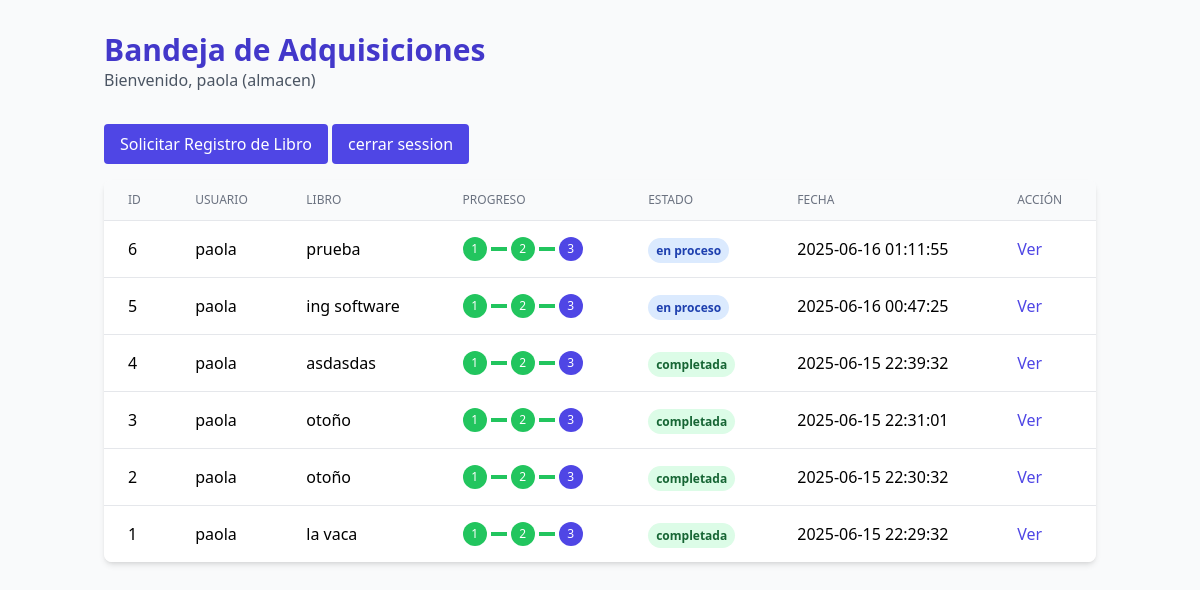
/flujo3/bandeja.php (signed in), run on the app's committed database.
### tables this page shows
CREATE TABLE `adquisiciones` (
  `id_adquisicion` int(11) NOT NULL,
  `id_libro` int(11) NOT NULL,
  `id_usuario` int(11) NOT NULL,
  `flujo` varchar(50) NOT NULL,
  `proceso` varchar(10) NOT NULL,
  `fecha` datetime DEFAULT current_timestamp(),
  `estado` enum('pendiente','en proceso','completada','cancelada') DEFAULT 'pendiente'
);

CREATE TABLE `usuarios` (
  `id` int(11) NOT NULL,
  `nombre` varchar(100) NOT NULL,
  `apellidos` varchar(100) NOT NULL,
  `correo` varchar(50) NOT NULL,
  `contrasena` varchar(255) NOT NULL,
  `rol` enum('usuario','bibliotecario','admin','almacen') NOT NULL DEFAULT 'usuario',
  `creado_en` timestamp NOT NULL DEFAULT current_timestamp()
);

CREATE TABLE `libros` (
  `id_libro` int(11) NOT NULL,
  `titulo` varchar(100) NOT NULL,
  `autor` varchar(100) NOT NULL,
  `disponible` tinyint(1) DEFAULT 1,
  `stock` int(11) NOT NULL DEFAULT 0
);

CREATE TABLE `flujo_proceso` (
  `flujo` varchar(3) NOT NULL,
  `proceso` varchar(3) NOT NULL,
  `siguiente` varchar(3) DEFAULT NULL,
  `pantalla` varchar(30) DEFAULT NULL,
  `rol` varchar(20) DEFAULT NULL
);

### flujo3/bandeja.php (the view, shortened to what this page needs)
<?php
include '../conexion.php';
$sql = "SELECT a.id_adquisicion, u.nombre AS unombre, l.titulo, a.flujo, a.proceso, a.fecha, a.estado
        FROM adquisiciones a
        LEFT JOIN usuarios u ON a.id_usuario = u.id
        LEFT JOIN libros l ON a.id_libro = l.id_libro
        ORDER BY a.estado, a.fecha DESC";
$resultado = mysqli_query($con, $sql);
?>
<!DOCTYPE html>
<html lang="es">
<head>
	<script src="https://cdn.tailwindcss.com"></script>
</head>
<body class="bg-gray-50">
	<div class="container mx-auto px-4 py-8">
		<header class="mb-8">
			<h1 class="text-3xl font-bold text-indigo-700">Bandeja de Adquisiciones</h1>
			<p class="text-gray-600">Bienvenido, <?php echo $_SESSION['nombre']; ?> (<?php echo $_SESSION['rol']; ?>)
			</p>
		</header>
		<a href="solicitar_registrar_libro.php"
			class="inline-block mb-4 px-4 py-2 bg-indigo-600 text-white rounded hover:bg-indigo-700">Solicitar
			Registro de Libro</a>
		<a href="../logout.php"
			class="inline-block mb-4 px-4 py-2 bg-indigo-600 text-white rounded hover:bg-indigo-700">cerrar session</a>
		<div class="bg-white rounded-lg shadow-md overflow-hidden">
			<table class="min-w-full divide-y divide-gray-200">
				<thead class="bg-gray-50">
					<tr>
						<th class="px-6 py-3 text-left text-xs font-medium text-gray-500 uppercase">ID</th>
						<th class="px-6 py-3 text-left text-xs font-medium text-gray-500 uppercase">Usuario</th>
						<th class="px-6 py-3 text-left text-xs font-medium text-gray-500 uppercase">Libro</th>
						<th class="px-6 py-3 text-left text-xs font-medium text-gray-500 uppercase">Progreso</th>
						<th class="px-6 py-3 text-left text-xs font-medium text-gray-500 uppercase">Estado</th>
						<th class="px-6 py-3 text-left text-xs font-medium text-gray-500 uppercase">Fecha</th>
						<th class="px-6 py-3 text-left text-xs font-medium text-gray-500 uppercase">Acción</th>
					</tr>
				</thead>
				<tbody class="bg-white divide-y divide-gray-200">
					<?php
					if ($resultado && mysqli_num_rows($resultado) > 0) {
						while ($fila = mysqli_fetch_assoc($resultado)) {
							$estadoColor = match ($fila['estado']) {
								'pendiente'   => 'bg-yellow-100 text-yellow-800',
								'en proceso'  => 'bg-blue-100 text-blue-800',
								'completada'  => 'bg-green-100 text-green-800',
								'cancelada'   => 'bg-red-100 text-red-800',
								default       => 'bg-gray-100 text-gray-800',
							};
							echo "<tr class='hover:bg-gray-50'>";
							echo "<td class='px-6 py-4 whitespace-nowrap'>{$fila['id_adquisicion']}</td>";
							echo "<td class='px-6 py-4 whitespace-nowrap'>" . htmlspecialchars($fila['unombre']) . "</td>";
							echo "<td class='px-6 py-4'>" . htmlspecialchars($fila['titulo'] ?? 'N/A') . "</td>";
                            echo "<td class='px-6 py-4 whitespace-nowrap'>";
                            echo "<div class='flex items-center'>";
                            $con_flujo = mysqli_connect("localhost", "root", "", "biblioteca");
                            $sql_flujo = "SELECT * FROM flujo_proceso WHERE flujo='{$fila['flujo']}' ORDER BY proceso";
                            $result_flujo = mysqli_query($con_flujo, $sql_flujo);
                            $procesos_flujo = [];
                            while ($proc = mysqli_fetch_assoc($result_flujo)) {
                                $procesos_flujo[] = $proc;
                            }
                            foreach ($procesos_flujo as $index => $proc) {
                                $active = $proc['proceso'] == $fila['proceso'];
                                $completed = array_search($proc['proceso'], array_column($procesos_flujo, 'proceso')) <
                                             array_search($fila['proceso'], array_column($procesos_flujo, 'proceso'));
                                echo "<div class='flex items-center'>";
                                echo "<div class='w-6 h-6 rounded-full flex items-center justify-center text-xs ".
                                     ($active ? "bg-indigo-600 text-white" :
                                      ($completed ? "bg-green-500 text-white" : "bg-gray-200 text-gray-700"))."'>".
                                     substr($proc['proceso'], 1)."</div>";
                                if ($index < count($procesos_flujo) - 1) {
                                    echo "<div class='w-4 h-1 mx-1 ".
                                         ($completed ? "bg-green-500" : "bg-gray-200")."'></div>";
                                }
                                echo "</div>";
                            }
                            echo "</div>";
                            echo "</td>";
							echo "<td class='px-6 py-4'><span class='px-2 py-1 rounded-full text-xs font-semibold $estadoColor'>" . htmlspecialchars($fila['estado']) . "</span></td>";
							echo "<td class='px-6 py-4'>" . htmlspecialchars($fila['fecha']) . "</td>";
							echo "<td class='px-6 py-4'><a href='proceso_adquisicion.php?id_adquisicion={$fila['id_adquisicion']}&flujo=" . urlencode($fila['flujo']) . "&proceso=" . urlencode($fila['proceso']) . "' class='text-indigo-600 hover:text-indigo-900'>Ver</a></td>";
							echo "</tr>";
						}
					} else {
						echo "<tr><td colspan='7' class='px-6 py-4 text-center text-gray-500'>No hay adquisiciones registradas.</td></tr>";
					}
					?>
				</tbody>
			</table>
		</div>
	</div>
</body>
</html>

### data on the page
adquisiciones: id_adquisicion "6", id_usuario.nombre "paola", id_libro.titulo "prueba", estado "en proceso", fecha "2025-06-16 01:11:55"
flujo_proceso: proceso "1"
flujo_proceso: proceso "2"
flujo_proceso: proceso "3"
adquisiciones: id_adquisicion "5", id_usuario.nombre "paola", id_libro.titulo "ing software", estado "en proceso", fecha "2025-06-16 00:47:25"
adquisiciones: id_adquisicion "4", id_usuario.nombre "paola", id_libro.titulo "asdasdas", estado "completada", fecha "2025-06-15 22:39:32"
adquisiciones: id_adquisicion "3", id_usuario.nombre "paola", id_libro.titulo "otoño", estado "completada", fecha "2025-06-15 22:31:01"
adquisiciones: id_adquisicion "2", id_usuario.nombre "paola", id_libro.titulo "otoño", estado "completada", fecha "2025-06-15 22:30:32"
adquisiciones: id_adquisicion "1", id_usuario.nombre "paola", id_libro.titulo "la vaca", estado "completada", fecha "2025-06-15 22:29:32"

### other printed values
$_SESSION['nombre'] "paola"
$_SESSION['rol'] "almacen"
